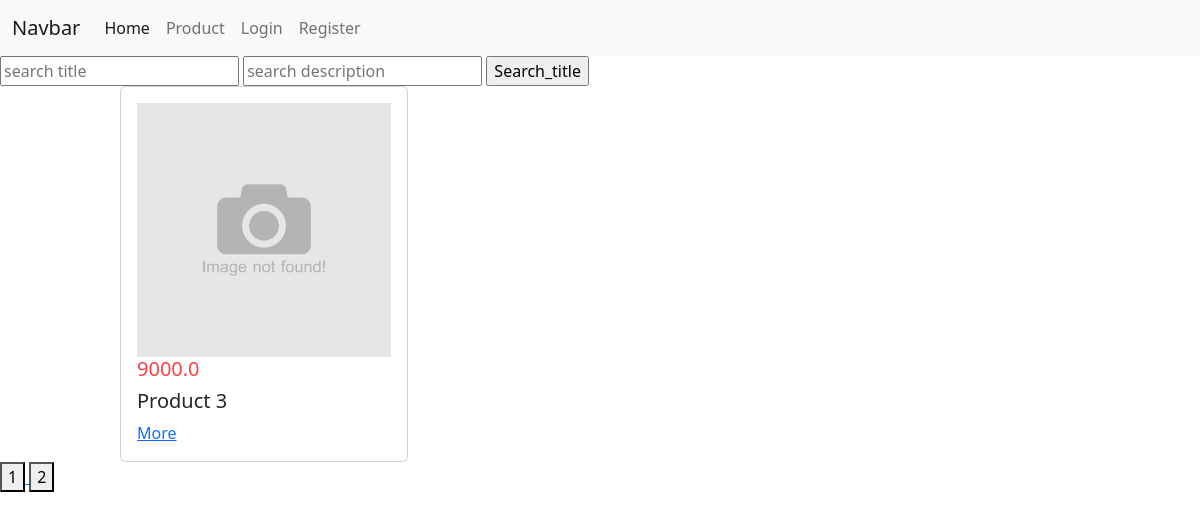
/products/?page=2, run on an earlier commit of the app's database.
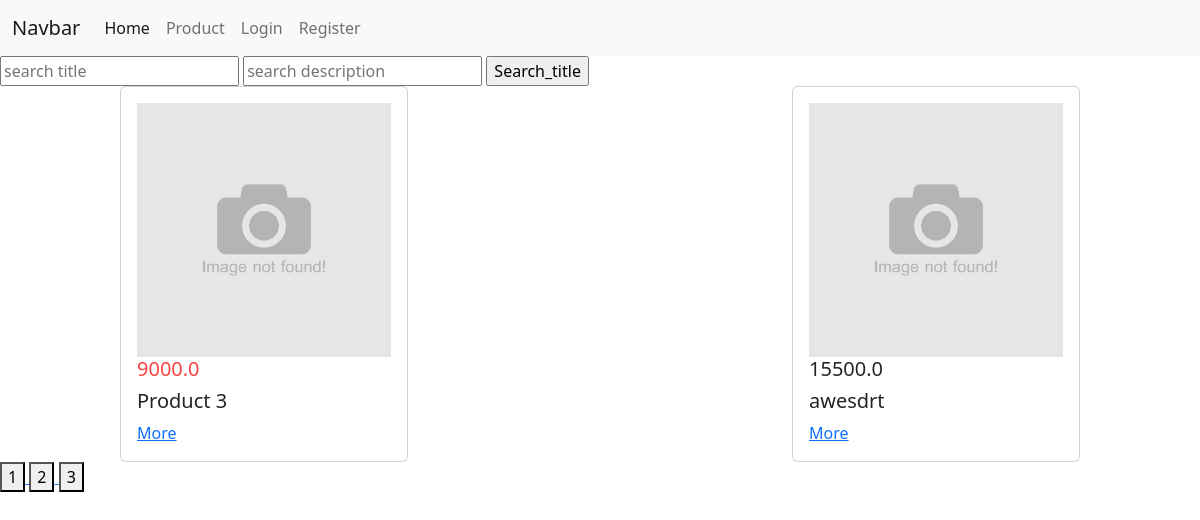
And on a later commit of the database.
### products/models.py (models this page shows, shortened)
class Product(models.Model):
    image = models.ImageField(null=True, blank=True)
    title = models.CharField(max_length=255)
    description = models.TextField()
    price = models.FloatField(default=0)

### products/views.py (the view)
# urls.py: path('products/', ProductCBV.as_view()),
class ProductCBV(ListView):
    model = Product
    queryset = Product.objects.all()
    template_name = 'products/products.html'
    def get(self, request, *args, **kwargs):
        products = self.queryset
        page = int(request.GET.get('page', 1))
        max_page = products.__len__() / PAGINATION_LIMIT
        if round(max_page) < max_page:
            max_page = round(max_page) + 1
        else:
            max_page = round(max_page)
        search_title = request.GET.get('search_title')
        search_description = request.GET.get('search_description')
        if search_title:
            products = products.filter(title__contains=search_title)
        if search_description:
            products = products.filter(title__contains=search_description)
        products = products[PAGINATION_LIMIT * (page - 1):PAGINATION_LIMIT * page]
        context = {
            'products': products,
            'pages': range(1, max_page+1)
        }
        return render(request, self.template_name, context=context)

### templates/products/products.html (shortened to what this page needs)
{% extends 'layouts/index.html' %}
{% load static %}
{% block content %}
    <div class="search">
        <form action="/products/" method="get">
            <input type="text" name="search_title" placeholder="search title">
            <input type="text" name="search_description" placeholder="search description">
            <input type="submit" value="Search_title">
        </form>
    </div>
    <div class="products">
        {% for product in products %}
            <div class="card" style="width: 18rem;">
                <div class="card-body">
                    {% if product.image %}
                        <img src="/media/{{ product.image }}" alt="">
                    {% else %}
                        <img src="{% static 'not_found.jpg' %}" alt="" width="100%">
                    {% endif %}
                    {% if product.price < 10000 %}
                        <h5 class="card-price" style="color: #fa4040">{{ product.price }}</h5>
                    {% else %}
                        <h5 class="card-price">{{ product.price }}</h5>
                    {% endif %}
                    <h5 class="card-title">{{ product.title }}</h5>
                    <a href="/products/{{ product.id }}/" class="card-link">More</a>
                </div>
            </div>
        {% endfor %}
    </div>
    <div class="pages">
        {% for page in pages %}
            <a href="/products/?page={{ page }}">
                <button>
                    {{ page }}
                </button>
            </a>
        {% endfor %}
    </div>
{% endblock %}

### templates/layouts/index.html (shortened to what this page needs)
<!doctype html>
<html lang="en">
<head>
    <link rel="stylesheet" href="https://cdn.jsdelivr.net/npm/bootstrap@5.2.3/dist/css/bootstrap.min.css"
>
</head>
<body>
<nav class="navbar navbar-expand-lg navbar-light bg-light">
    <div class="container-fluid">
        <a class="navbar-brand" href="#">Navbar</a>
        <div class="collapse navbar-collapse" id="navbarNav">
            <ul class="navbar-nav">
                <li class="nav-item">
                    <a class="nav-link active" aria-current="page" href="/">Home</a>
                </li>
                <li class="nav-item">
                    <a class="nav-link" href="/products/">Product</a>
                </li>
                {% if user.is_anonymous %}
                    <li class="nav-item">
                        <a class="nav-link" href="/users/auth/">Login</a>
                    </li>
                    <li class="nav-item">
                        <a class="nav-link" href="/users/register/">Register</a>
                    </li>
                {% endif %}
            </ul>
        </div>
    </div>
</nav>
{% block content %}
{% endblock %}
</body>
</html>

### templates/products/products.html (style rules this page uses)
.products { width: 80%; margin-left: 10%; display: flex; justify-content: space-between; flex-wrap: wrap; }

What changed in the data, as far as the page shows it:
added Product: price "15500.0", title "awesdrt"
Also different on the page:
new list line: "3"
